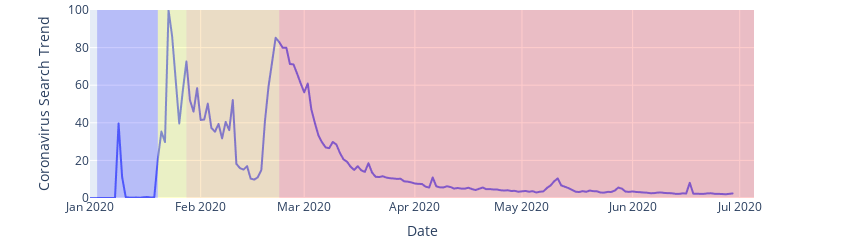

Notebook source saved alongside this figure:
### Code cell
# | label: fig-search-trends-time
# | fig-cap: The change of search trends over time. The background colors on the chart correspond to infectious disease alert levels (blue, yellow, orange, red).
fig_search_trends_time = px.line(
    data["SearchTrend"],
    x=data["SearchTrend"]["date"],
    y=data["SearchTrend"]["coronavirus"],
    labels={"coronavirus": "Coronavirus Search Trend", "date": "Date"},
    range_x=[datetime.strptime("2020-01-01", date_format), weekly_time.index[-1]],
    range_y=[0, 100],
    width=base_fig_wid * dpi,
    height=base_fig_wid / 4 * dpi,
)

fig_search_trends_time.update_layout(margin=dict(l=90, r=110, t=10, b=0))
add_alert_background(fig_search_trends_time, blue=True, yellow=True)

fig_search_trends_time.show()

### Figure 1 — Plotly figure (JSON) as saved in the notebook; plotly's stock layout.template omitted (floating-point values rounded to 4 significant figures; data arrays with more than 128 entries replaced by an {"elided": "..."} marker saying what was removed)
{"data": [{"hovertemplate": "Date=%{x}<br>Coronavirus Search Trend=%{y}<extra></extra>", "legendgroup": "", "line": {"color": "#636efa", "dash": "solid"}, "marker": {"symbol": "circle"}, "mode": "lines", "name": "", "showlegend": false, "type": "scattergl", "x": {"elided": "1642 str values"}, "xaxis": "x", "y": {"elided": "1642 float values"}, "yaxis": "y"}], "layout": {"height": 216, "legend": {"tracegroupgap": 0}, "margin": {"b": 0, "l": 90, "r": 110, "t": 10}, "shapes": [{"fillcolor": "rgba(255, 0, 0, 0.2)", "line": {"width": 0}, "type": "rect", "x0": "2020-02-23", "x1": "2020-07-05", "y0": 0, "y1": 100}, {"fillcolor": "rgba(255, 155, 0, 0.2)", "line": {"width": 0}, "type": "rect", "x0": "2020-01-28", "x1": "2020-02-23", "y0": 0, "y1": 100}, {"fillcolor": "rgba(0, 0, 255, 0.2)", "line": {"width": 0}, "type": "rect", "x0": "2020-01-03", "x1": "2020-01-20", "y0": 0, "y1": 100}, {"fillcolor": "rgba(255, 255, 0, 0.2)", "line": {"width": 0}, "type": "rect", "x0": "2020-01-20", "x1": "2020-01-28", "y0": 0, "y1": 100}], "width": 864, "xaxis": {"anchor": "y", "domain": [0, 1], "range": ["2020-01-01T00:00:00", "2020-07-05T00:00:00"], "title": {"text": "Date"}}, "yaxis": {"anchor": "x", "domain": [0, 1], "range": [0, 100], "title": {"text": "Coronavirus Search Trend"}}}}
